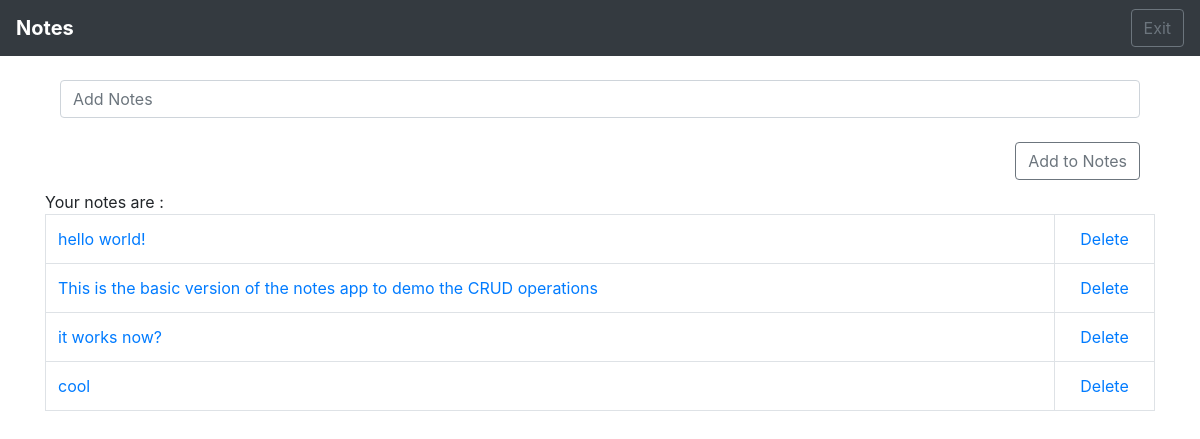
Page /home on the earlier database version.
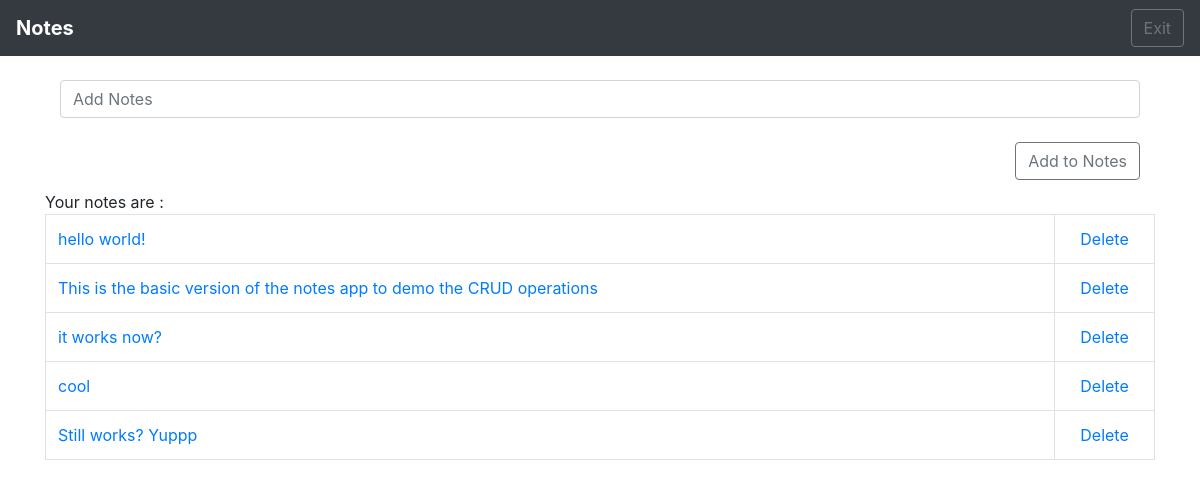
Same page on the later database version.
### notes_list_app/models.py (models this page shows, shortened)
class List(models.Model):
    item = models.CharField(max_length= 1023)
    objects = models.Manager

### notes_list_app/views.py (the view)
# urls.py: 2. Add a URL to urlpatterns:  path('', views.home, name='home')
def home(request):
    if request.method == 'POST':
        form = Listform(request.POST or None)
        if form.is_valid():
            form.save()
            all_items = List.objects.all
            messages.success(request, ('Notes have been added to the list'))
            return render(request, 'home.html', {'all_items': all_items})
        else:
            all_items = List.objects.all
            return render(request, 'home.html', {'all_items': all_items})
    else:
        all_items = List.objects.all
        return render(request, 'home.html', {'all_items': all_items})

### notes_list_app/templates/home.html (shortened to what this page needs)
{% extends 'base.html' %}
{% block content %}
<div class="container">
    <form class="form my-2 my-lg-0" method="POST">
      <input class="form-control mr-sm-2" type="search" placeholder="Add Notes" aria-label="note" name = "item">
      <br/>
      <button class="btn btn-outline-secondary my-2 my-sm-0" type="submit" style="float: right;">Add to Notes</button>
      <br/>
    </form>
</div>
<br/>
Your notes are :
<br/>
{% if all_items %}
    <table class="table table-bordered">
        {% for things in all_items %}
                <tr>
                <td><a href = "{% url 'edit' things.id %}">{{ things.item }}</a></td>
                <td align="center" style="width:100px"><a href="{% url 'delete' things.id %}">Delete</a></td>
                </tr>
        {% endfor %}
    </table>
{% endif %}
{% endblock %}

### notes_list_app/templates/base.html (shortened to what this page needs)
<!doctype html>
<html lang="en">
  <head>
    <link rel="stylesheet" href="https://stackpath.bootstrapcdn.com/bootstrap/4.5.0/css/bootstrap.min.css">
  </head>
  <body>
    <nav class="navbar navbar-expand-lg navbar-dark bg-dark">
        <a class="navbar-brand" href="{% url 'home' %}"><b>Notes</b></a>
        <div class="collapse navbar-collapse" id="navbarSupportedContent">
          <a class="btn btn-outline-secondary" href="{% url 'welcome' %}" role="button">Exit</a>
        </div>
      </nav>
      <br/>
    <div class="container">
        {% block content %}
        {% endblock %}
    </div>
  </body>
</html>

Differences in the rows shown:
added List: item "Still works? Yuppp"
